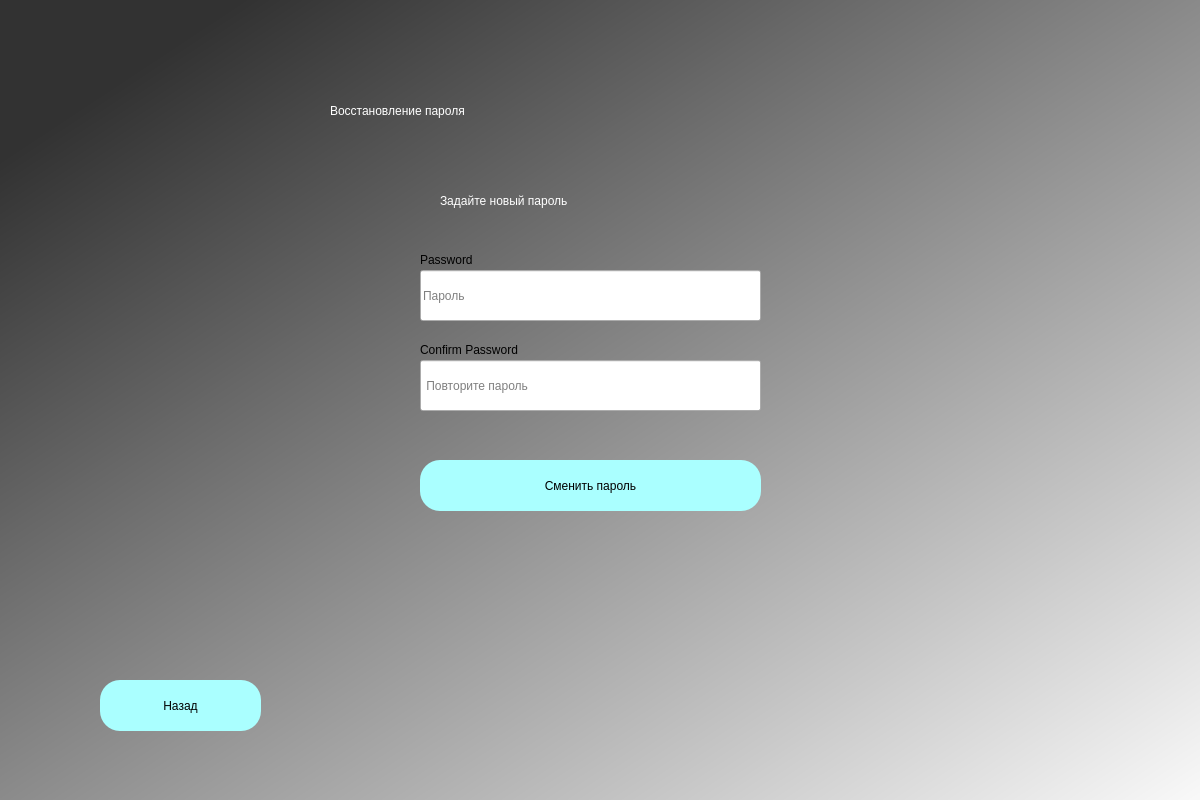
<?xml version="1.0" encoding="UTF-8"?>
<ui version="4.0">
 <class>Dialog</class>
 <widget class="QDialog" name="Dialog">
  <property name="geometry">
   <rect>
    <x>0</x>
    <y>0</y>
    <width>1200</width>
    <height>800</height>
   </rect>
  </property>
  <property name="windowTitle">
   <string>Dialog</string>
  </property>
  <widget class="QWidget" name="bgwidget" native="true">
   <property name="enabled">
    <bool>true</bool>
   </property>
   <property name="geometry">
    <rect>
     <x>0</x>
     <y>0</y>
     <width>1271</width>
     <height>821</height>
    </rect>
   </property>
   <property name="contextMenuPolicy">
    <enum>Qt::NoContextMenu</enum>
   </property>
   <property name="styleSheet">
    <string notr="true">QWidget#bgwidget{
background-color:qlineargradient(spread:pad, x1:0.091, y1:0.101636, x2:0.991379, y2:0.977, stop:0 rgba(50, 50, 50, 255), stop:1 rgba(255, 255, 255, 255));}
</string>
   </property>
   <widget class="QPushButton" name="changepass">
    <property name="geometry">
     <rect>
      <x>420</x>
      <y>460</y>
      <width>341</width>
      <height>51</height>
     </rect>
    </property>
    <property name="styleSheet">
     <string notr="true">border-radius:20px;
background-color: rgb(170, 255, 255);
font: 14pt &quot;MS Shell Dlg 2&quot;;</string>
    </property>
    <property name="text">
     <string>Сменить пароль</string>
    </property>
   </widget>
   <widget class="QPushButton" name="back">
    <property name="geometry">
     <rect>
      <x>100</x>
      <y>680</y>
      <width>161</width>
      <height>51</height>
     </rect>
    </property>
    <property name="styleSheet">
     <string notr="true">border-radius:20px;
background-color: rgb(170, 255, 255);
font: 14pt &quot;MS Shell Dlg 2&quot;;</string>
    </property>
    <property name="text">
     <string>Назад</string>
    </property>
   </widget>
   <widget class="QLineEdit" name="passwordfield">
    <property name="geometry">
     <rect>
      <x>420</x>
      <y>270</y>
      <width>341</width>
      <height>51</height>
     </rect>
    </property>
    <property name="tabletTracking">
     <bool>true</bool>
    </property>
    <property name="focusPolicy">
     <enum>Qt::StrongFocus</enum>
    </property>
    <property name="styleSheet">
     <string notr="true">font: 12pt &quot;MS Shell Dlg 2&quot;;
</string>
    </property>
    <property name="placeholderText">
     <string>Пароль</string>
    </property>
    <property name="clearButtonEnabled">
     <bool>true</bool>
    </property>
   </widget>
   <widget class="QLineEdit" name="confirmpasswordfield">
    <property name="geometry">
     <rect>
      <x>420</x>
      <y>360</y>
      <width>341</width>
      <height>51</height>
     </rect>
    </property>
    <property name="tabletTracking">
     <bool>true</bool>
    </property>
    <property name="focusPolicy">
     <enum>Qt::StrongFocus</enum>
    </property>
    <property name="styleSheet">
     <string notr="true">font: 12pt &quot;MS Shell Dlg 2&quot;;</string>
    </property>
    <property name="placeholderText">
     <string> Повторите пароль</string>
    </property>
    <property name="clearButtonEnabled">
     <bool>true</bool>
    </property>
   </widget>
   <widget class="QLabel" name="label_5">
    <property name="geometry">
     <rect>
      <x>420</x>
      <y>250</y>
      <width>81</width>
      <height>20</height>
     </rect>
    </property>
    <property name="styleSheet">
     <string notr="true">font: 10pt &quot;MS Shell Dlg 2&quot;;</string>
    </property>
    <property name="text">
     <string>Password</string>
    </property>
   </widget>
   <widget class="QLabel" name="label_6">
    <property name="geometry">
     <rect>
      <x>420</x>
      <y>340</y>
      <width>141</width>
      <height>20</height>
     </rect>
    </property>
    <property name="styleSheet">
     <string notr="true">font: 10pt &quot;MS Shell Dlg 2&quot;;</string>
    </property>
    <property name="text">
     <string>Confirm Password</string>
    </property>
   </widget>
   <widget class="QLabel" name="label">
    <property name="geometry">
     <rect>
      <x>330</x>
      <y>50</y>
      <width>601</width>
      <height>121</height>
     </rect>
    </property>
    <property name="styleSheet">
     <string notr="true">font: 36pt &quot;MS Shell Dlg 2&quot;; color:rgb(255, 255, 255)</string>
    </property>
    <property name="text">
     <string>Восстановление пароля</string>
    </property>
   </widget>
   <widget class="QLabel" name="label_2">
    <property name="geometry">
     <rect>
      <x>440</x>
      <y>180</y>
      <width>291</width>
      <height>41</height>
     </rect>
    </property>
    <property name="styleSheet">
     <string notr="true">font: 16pt &quot;MS Shell Dlg 2&quot;;color:rgb(255, 255, 255)</string>
    </property>
    <property name="text">
     <string>Задайте новый пароль</string>
    </property>
   </widget>
   <widget class="QLabel" name="info">
    <property name="geometry">
     <rect>
      <x>460</x>
      <y>420</y>
      <width>331</width>
      <height>31</height>
     </rect>
    </property>
    <property name="styleSheet">
     <string notr="true">font: 14pt &quot;MS Shell Dlg 2&quot;; color:green;</string>
    </property>
    <property name="text">
     <string/>
    </property>
   </widget>
   <widget class="QLabel" name="error">
    <property name="geometry">
     <rect>
      <x>460</x>
      <y>420</y>
      <width>331</width>
      <height>31</height>
     </rect>
    </property>
    <property name="styleSheet">
     <string notr="true">font: 14pt &quot;MS Shell Dlg 2&quot;; color:red;</string>
    </property>
    <property name="text">
     <string/>
    </property>
   </widget>
  </widget>
 </widget>
 <resources/>
 <connections/>
</ui>
